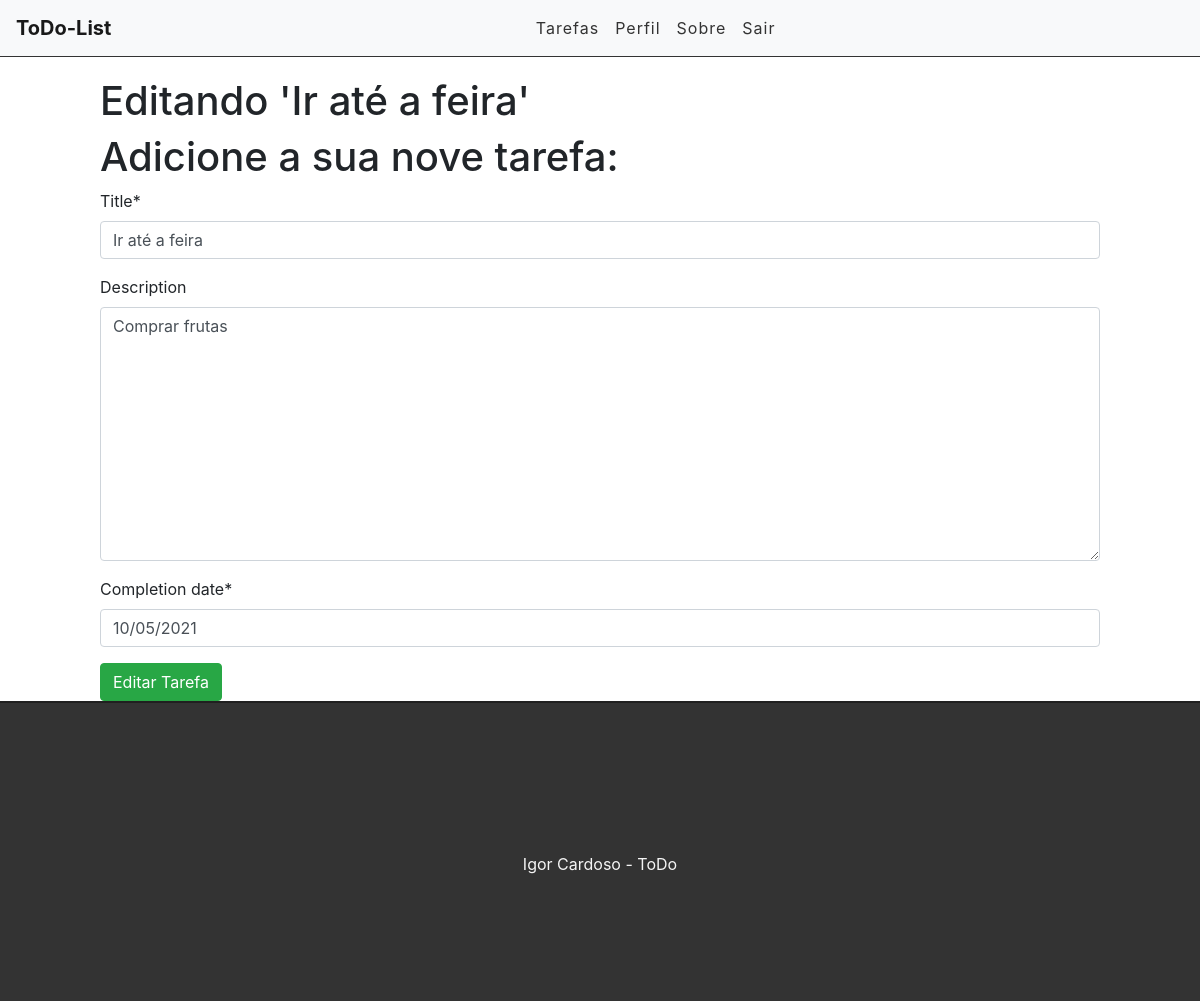
The page /edit/13 (signed in) on the database its author committed.
### tasks/models.py (models this page shows, shortened)
class Task(models.Model):
	STATUS = (
		('fazendo', 'Fazendo'),
		('feiro', 'Feito')
	)
	title = models.CharField(max_length=255)
	description = models.TextField(blank=True)
	done = models.CharField(
		max_length=7, # Tamanho da entrada
		choices=STATUS,
	)
	completion_date = models.DateField(auto_now_add=False)  # Eu criei. blank=True permite que o campo fique em branco
	created_at = models.DateTimeField(auto_now_add=True)
	update_at = models.DateTimeField(auto_now=True)

### tasks/views.py (the view)
# urls.py: path('edit/<int:id>', views.editTasks, name='edit-task'),
@login_required
def editTasks(request, id):
	task = get_object_or_404(Task, pk=id)
	form = TaskForm(instance=task) # Para puxar o formulário. No instance=task deixar o form prepopulado
	if request.method == 'POST':
		form = TaskForm(request.POST, instance=task) # instance=task para saber qual form está sendo alterado
		if form.is_valid(): # Se o formulário for válido
			task.save()
			messages.info(request, 'Tarefa editada com sucesso!')	# Mensagem enviada para o front-end
			return redirect('/')
		else:
			return render(request, 'tasks/edittask.html', {'form':form, 'task':task})	# Volta para mesma página, em caso de erro
	else:
		return render(request, 'tasks/edittask.html', {'form':form, 'task':task})

### tasks/forms.py
class TaskForm(forms.ModelForm):
	class Meta:
		model = Task
		fields = ('title', 'description', 'completion_date')

### tasks/templates/tasks/edittask.html (shortened to what this page needs)
{% extends 'base.html' %}
{% load crispy_forms_tags %}
{% block content %}
<div class="offset-1 col-10 list-div">
	<h1>Editando '{{task.title}}'</h1>
	<h1>Adicione a sua nove tarefa:</h1>
	<form method="POST">
		{{ form|crispy }}
		<input type="submit" class="btn btn-success" value="Editar Tarefa">
	</form>
</div>
{% endblock %}

### tasks/static/css/styles.css (style rules this page uses)
.list-div { padding: 0; }

### rows shown on the page
Task: title "Ir até a feira", description "Comprar frutas", completion_date "10/05/2021"
